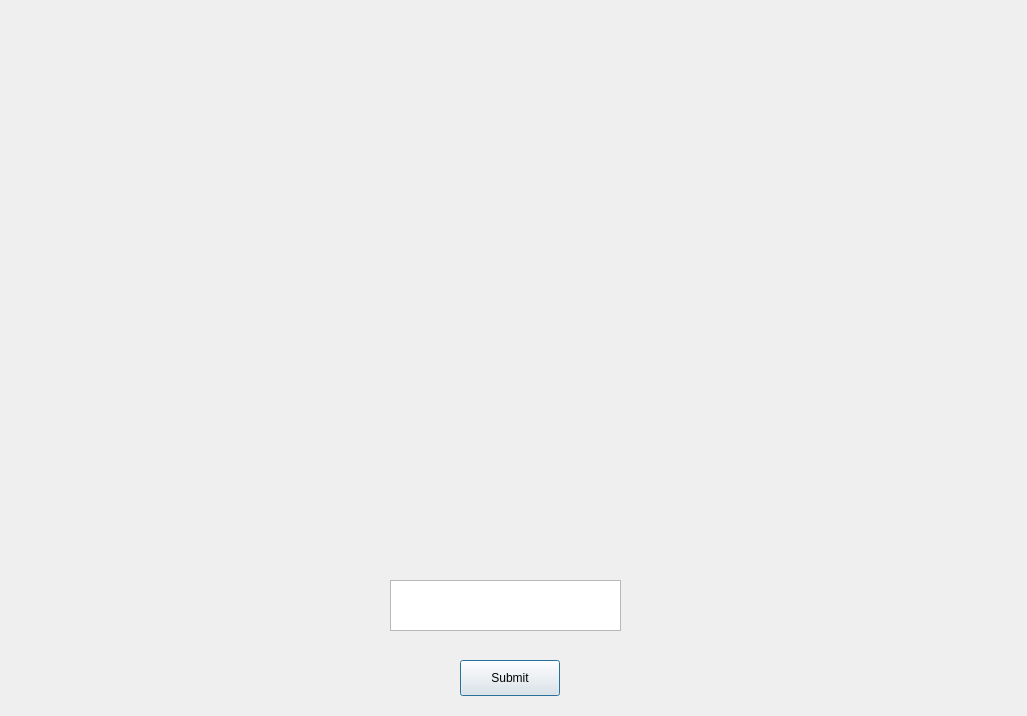
<?xml version="1.0" encoding="UTF-8"?>
<ui version="4.0">
 <class>Dialog</class>
 <widget class="QDialog" name="Dialog">
  <property name="geometry">
   <rect>
    <x>0</x>
    <y>0</y>
    <width>1027</width>
    <height>716</height>
   </rect>
  </property>
  <property name="windowTitle">
   <string>Dialog</string>
  </property>
  <widget class="QPlainTextEdit" name="pa_text">
   <property name="geometry">
    <rect>
     <x>390</x>
     <y>580</y>
     <width>231</width>
     <height>51</height>
    </rect>
   </property>
  </widget>
  <widget class="QPushButton" name="button_status">
   <property name="geometry">
    <rect>
     <x>460</x>
     <y>660</y>
     <width>100</width>
     <height>36</height>
    </rect>
   </property>
   <property name="text">
    <string>Submit</string>
   </property>
  </widget>
  <widget class="QLabel" name="label">
   <property name="geometry">
    <rect>
     <x>170</x>
     <y>50</y>
     <width>640</width>
     <height>480</height>
    </rect>
   </property>
   <property name="text">
    <string/>
   </property>
  </widget>
 </widget>
 <resources/>
 <connections/>
</ui>
